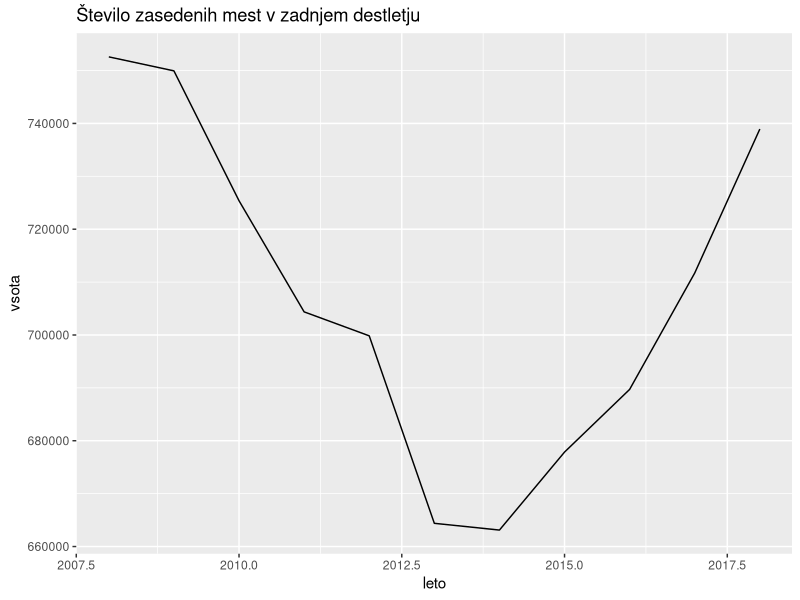
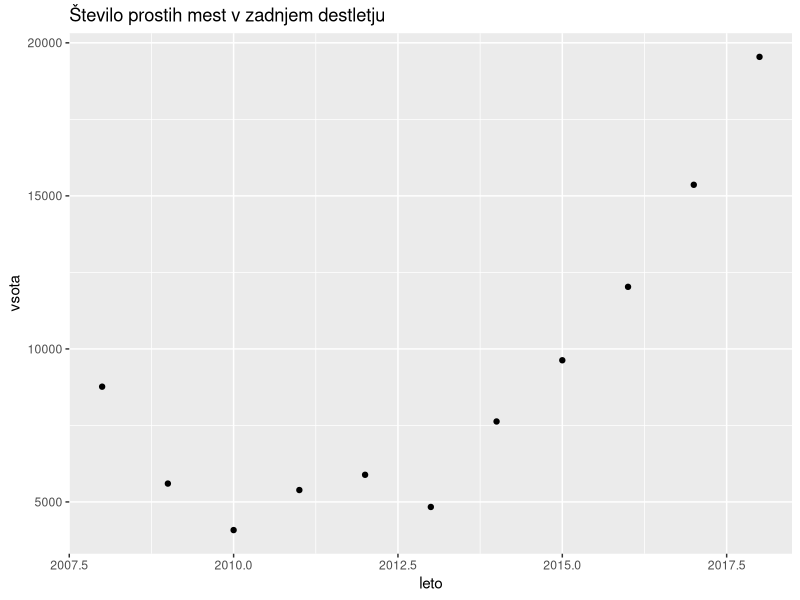

Here is the R script that generated these plots, in order:
library(readr)
library(tidyr)
library(dplyr)


PROSTA <- read_csv2("podatki/prostamesta.csv", col_names=c("prosta", "dejavnosti", 2008:2018 ),
                    skip = 3, na="N", locale=locale(encoding = "Windows-1250"))%>%
  select(-"prosta")

prosta.mesta <- gather(PROSTA, -dejavnosti, key=leto, value = prosta, na.rm = TRUE)
prosta.mesta$leto <- parse_integer(prosta.mesta$leto)

ZASEDENA <- read_csv2("podatki/zasedenamesta.csv",
                      col_names=c("zasedena", "dejavnosti", 2008:2018 ), 
                      skip = 3, na="N", locale=locale(encoding = "Windows-1250")) %>%
  select(-"zasedena")


zasedena.mesta <- gather(ZASEDENA, -dejavnosti, key=leto, value = zasedena, na.rm = TRUE)
zasedena.mesta$leto <- parse_integer(zasedena.mesta$leto)



mesta <- full_join(prosta.mesta,zasedena.mesta)

vsota.zasedena <- zasedena.mesta %>% group_by(leto) %>% summarise(vsota=sum(zasedena))

vsota.prosta <- prosta.mesta %>% group_by(leto) %>% summarise(vsota=sum(prosta))






library(ggplot2)
library(dplyr)


ggplot(data = vsota.zasedena,aes(x=leto, y=vsota)) + geom_line()+ ggtitle("Število zasedenih mest v zadnjem destletju")
ggplot(data = vsota.prosta,aes(x=leto, y=vsota)) + geom_point()+ ggtitle("Število prostih mest v zadnjem destletju")

